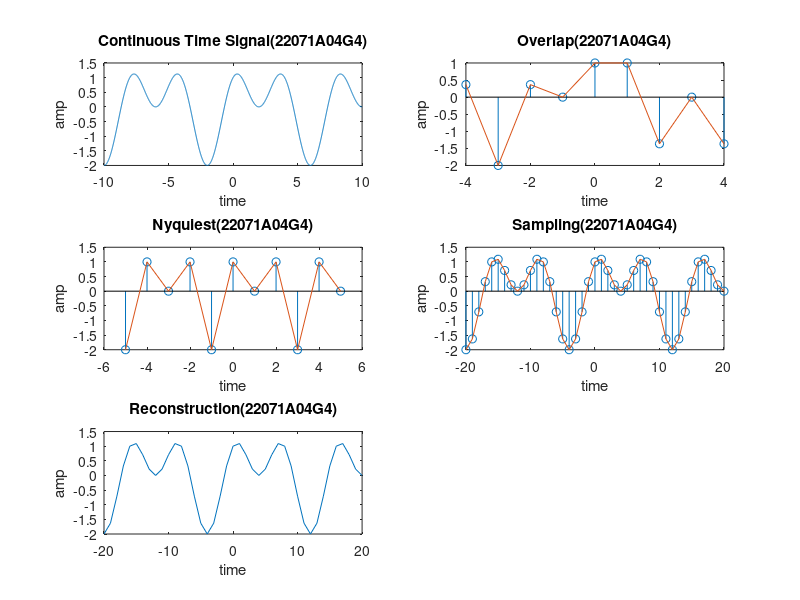

This chart was generated by the following MATLAB code: (Note: this script raises an error after producing the figure.)
clear all 
close all
t=-10:0.01:10; T=4; fm=1/T;
x=sin(pi*fm*t)+cos(2*pi*fm*t); 
subplot(3,2,1);
plot(t,x); 
xlabel("time"); 
ylabel("amp"); 
title("Continuous Time Signal(22071A04G4)");

fs1=1.2*fm;
fs2=2*fm;
fs3=8*fm;

n1=-4:1:4; 
x1=sin(pi*fm*n1/fs1)+cos(2*pi*fm*n1/fs1); 
subplot(3,2,2); 
stem(n1,x1);
hold on; 
subplot(3,2,2);
plot(n1,x1);
xlabel("time");
ylabel("amp"); 
title("Overlap(22071A04G4)");

n2=-5:1:5;
x2=sin(pi*fm*n2/fs2)+cos(2*pi*fm*n2/fs2);
subplot(3,2,3); 
stem(n2,x2); hold on; 
subplot(3,2,3);
plot(n2,x2); 
xlabel("time"); 
ylabel("amp"); 
title("Nyquiest(22071A04G4)");  

n3=-20:1:20; 
x3=sin(pi*fm*n3/fs3)+cos(2*pi*fm*n3/fs3); 
subplot(3,2,4); 
stem(n3,x3);
hold on
plot(n3,x3); 
xlabel("time"); 
ylabel("amp"); 
title("Sampling(22071A04G4)");

subplot(3,2,5); 
plot(n3,x3); 
xlabel("time"); 
ylabel("amp"); 
title("Reconstruction(22071A04G4)");

sgtitle("SAMPLING THEOREM - 22071A04G4") 
fontsize(12,"points");